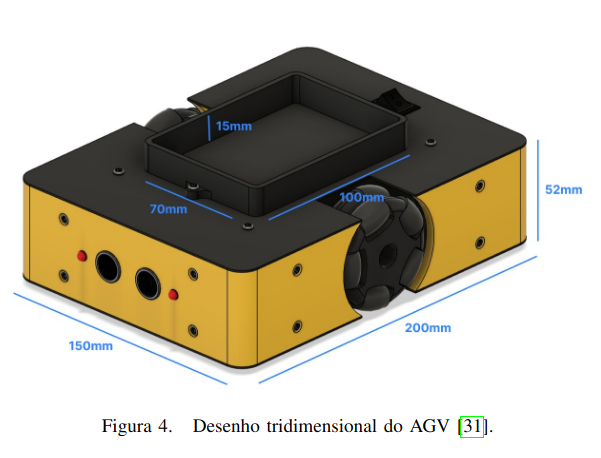
#> input picture src/roboedu.png, 601 x 458 px
$ python main.py
#> lines starting #> are read from the running program, lines starting #| are printed output that depends on the picture
import cv2


# Leitura da imagem
img = cv2.imread('roboedu.png')
#> img is the input picture: shape (458, 601, 3); mean B, G, R 170.9, 186.1, 191.8

if img is None:
    raise FloatingPointError("Não foi possível carregar a imagem PNG")


# Conversão de escala para cinza
gray = cv2.cvtColor(img, cv2.COLOR_BGR2GRAY)
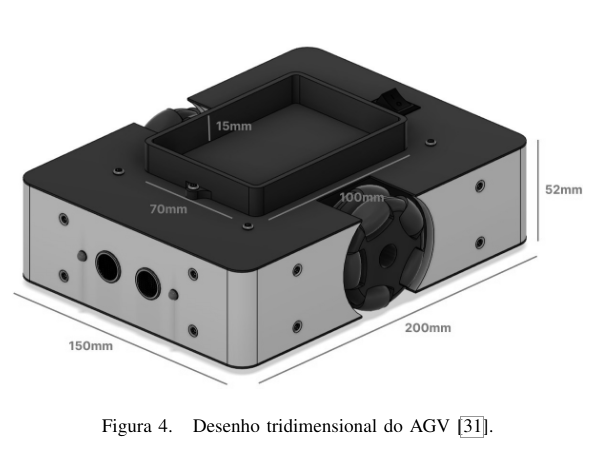
#> gray: shape (458, 601); min 0, max 255, mean 186.1


# Desenho de triângulos coloridos em regiões fixas
# Cada retângulo é definido por (x1, y1) conto superior esquerdo e (x2, y2) canto inferior direito
rects = [
    ((50,  50),  (200, 200), (0,   0, 255)),  # Vermelho
    ((250, 50),  (400, 200), (0, 255,   0)),  # Verde
    ((50, 250),  (200, 400), (255,   0,   0)) # Azul
]


# Preparar uma cópia colorida da imagem em tons de cinza
output = cv2.cvtColor(gray, cv2.COLOR_GRAY2BGR)

for (pt1, pt2, color) in rects:
    cv2.rectangle(output, pt1, pt2, color, thickness=3)
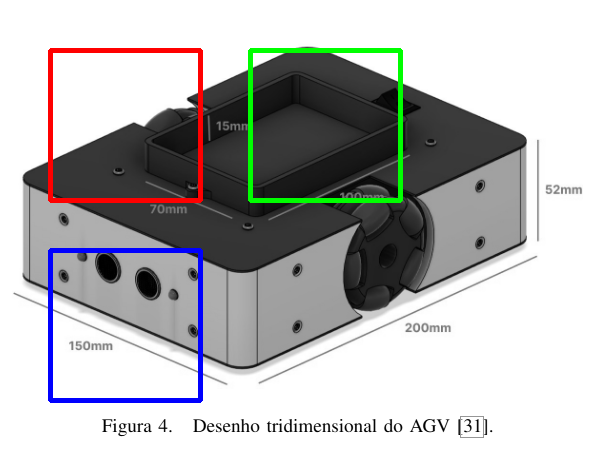
#> output: shape (458, 601, 3); mean B, G, R 183.8, 183.8, 183.8


# Resultado
cv2.imshow("Resultado", output)
cv2.waitKey(0)
cv2.destroyAllWindows()
